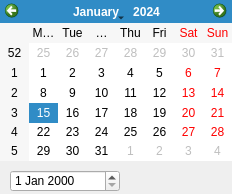
<?xml version="1.0" encoding="UTF-8"?>
<ui version="4.0">
 <class>SetData</class>
 <widget class="QDialog" name="SetData">
  <property name="geometry">
   <rect>
    <x>0</x>
    <y>0</y>
    <width>232</width>
    <height>194</height>
   </rect>
  </property>
  <property name="windowTitle">
   <string>Dialog</string>
  </property>
  <widget class="QDateEdit" name="dateEdit">
   <property name="geometry">
    <rect>
     <x>10</x>
     <y>170</y>
     <width>110</width>
     <height>22</height>
    </rect>
   </property>
  </widget>
  <widget class="QCalendarWidget" name="calendarWidget">
   <property name="geometry">
    <rect>
     <x>0</x>
     <y>0</y>
     <width>232</width>
     <height>161</height>
    </rect>
   </property>
  </widget>
 </widget>
 <resources/>
 <connections/>
</ui>
